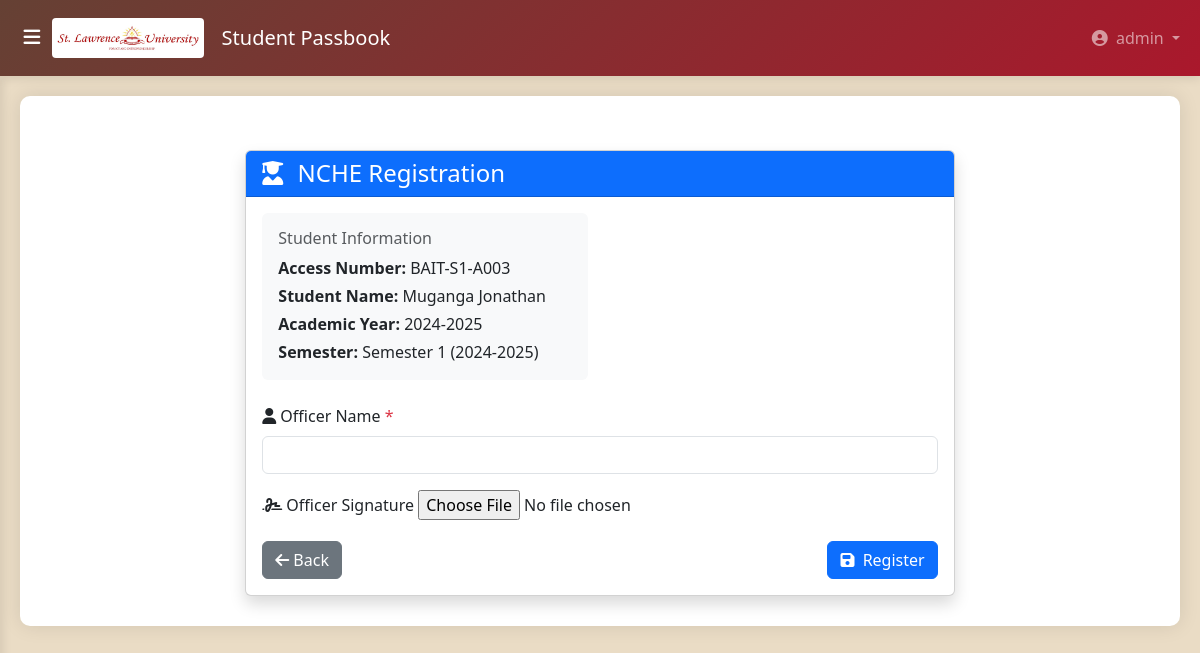
/passbook/nche-registration/student/BAIT-S1-A003/ (signed in), run on the app's committed database.
### accounts/models.py (models this page shows, shortened)
class User(AbstractUser):
    USER_TYPE_CHOICES = (
        ('sysadmin', 'System Administrator'),
        ('student', 'Student'),
        ('dean_of_students', 'Dean of Students'),
        ('finance_director', 'Finance Director'),
        ('academic_registrar', 'Academic Registrar'),
        ('head_of_department', 'Head of Department'),
        ('faculty_dean', 'Faculty Dean'),
        ('medical_officer', 'Medical Officer'),
        ('nche_officer', 'NCHE Officer'),
        ('lecturer', 'Lecturer'),  # Keep if needed
    )
    user_type = models.CharField(max_length=20, choices=USER_TYPE_CHOICES)
    phone_number = models.CharField(max_length=15, unique=True, blank=True, null=True)
    @property
    def is_sysadmin(self):
        return self.user_type == 'sysadmin'
    @property
    def is_student(self):
        return self.user_type == 'student'
    @property
    def is_dean_of_students(self):
        return self.user_type == 'dean_of_students'
    @property
    def is_finance_director(self):
        return self.user_type == 'finance_director'
    @property
    def is_academic_registrar(self):
        return self.user_type == 'academic_registrar'
    @property
    def is_head_of_department(self):
        return self.user_type == 'head_of_department'
    @property
    def is_medical_officer(self):
        return self.user_type == 'medical_officer'
    @property
    def is_nche_officer(self):
        return self.user_type == 'nche_officer'
    groups = models.ManyToManyField(
        'auth.Group',
        related_name="accounts_user_groups",
        blank=True,
    )
    user_permissions = models.ManyToManyField(
        'auth.Permission',
        related_name="accounts_user_permissions",
        blank=True,
    )

### pass_book/models.py (models this page shows, shortened)
class AccessNumber(models.Model):
    access_number = models.CharField(max_length=20, unique=True, primary_key=True)
    student = models.ForeignKey(
        Student,
        on_delete=models.CASCADE,
        related_name='access_numbers'
    )
    academic_year = models.ForeignKey('AcademicYear', on_delete=models.CASCADE)
    semester = models.ForeignKey('Semester', on_delete=models.CASCADE)
    year_of_study = models.IntegerField(validators=[MinValueValidator(1), MaxValueValidator(5)])
    generated_date = models.DateTimeField(auto_now_add=True)
    is_active = models.BooleanField(default=True)
    class Meta:
        unique_together = ['student', 'academic_year', 'semester']
        ordering = ['-generated_date']
    def __str__(self):
        return f"{self.access_number} - {self.student.name}"

class Student(models.Model):
    SESSION_CHOICES = [
        ('D', 'Day'),
        ('E', 'Evening'),
        ('W', 'Weekend'),
    ]
    id = models.UUIDField(primary_key=True, default=uuid.uuid4, editable=False)
    student_photo = models.ImageField(
        upload_to='student_photos/',
        blank=True,
        null=True,
        help_text="Upload a clear face photo of the student"
    )
    parent_guardian_photo = models.ImageField(
        upload_to='parent_photos/',
        blank=True,
        null=True,
        help_text="Upload a clear face photo of the parent or guardian"
    )
    name = models.CharField(max_length=200)
    program = models.ForeignKey(
        'Program',
        on_delete=models.PROTECT,
        related_name='students'
    )
    nationality = models.CharField(max_length=100)
    student_contact = models.CharField(max_length=20)
    parent_guardian_name = models.CharField(max_length=200, blank=True, null=True)
    parent_guardian_contact = models.CharField(max_length=20, blank=True, null=True)
    parent_guardian_signature = models.ImageField(upload_to='parent_signatures/', blank=True, null=True)
    signature = models.ImageField(upload_to='signatures/', blank=True, null=True)
    serial_number = models.CharField(max_length=50, blank=True, null=True)
    admission_year = models.PositiveIntegerField(help_text="Year of admission (e.g., 2024)")
    session = models.CharField(max_length=1, choices=SESSION_CHOICES, help_text="Study session")
    expected_graduation_year = models.IntegerField(blank=True, null=True)
    manual_received = models.BooleanField(default=False)
    manual_received_date = models.DateField(blank=True, null=True)
    registration_number = models.CharField(
        max_length=50,
        unique=True,
        help_text="Manual registration number (e.g., 909/24D/U/A001)"
    )
    program_code = models.CharField(max_length=10, blank=True, help_text="Copied from Program.code")
    student_number = models.CharField(max_length=10, blank=True, help_text="Sequential code like AA01")
    static_access_number = models.CharField(
        max_length=15,
        unique=True,
        blank=True,
        help_text="Format: COURSE-XXXX (e.g., BAGC-AA01)"
    )
    created_at = models.DateTimeField(auto_now_add=True)
    updated_at = models.DateTimeField(auto_now=True)
    user = models.OneToOneField(
        settings.AUTH_USER_MODEL,
        on_delete=models.CASCADE,
        related_name='student_profile',
        null=True,
        blank=True,
        help_text="Linked user account for this student"
    )
    class Meta:
        ordering = ['student_number']

class AcademicYear(models.Model):
    year_label = models.CharField(max_length=20, unique=True, help_text="e.g., 2023-2024")
    start_date = models.DateField()
    end_date = models.DateField()
    is_active = models.BooleanField(default=False)
    class Meta:
        ordering = ['-start_date']
    def __str__(self):
        return self.year_label

class Semester(models.Model):
    SEMESTER_CHOICES = [
        (1, 'Semester One'),
        (2, 'Semester Two'),
        (3, 'Semester Three'),
        (4, 'Semester Four'),
        (5, 'Semester Five'),
        (6, 'Semester Six'),
        (7, 'Semester Seven'),
        (8, 'Semester Eight'),
    ]
    number = models.IntegerField(choices=SEMESTER_CHOICES, validators=[MinValueValidator(1), MaxValueValidator(8)])
    academic_year = models.ForeignKey(AcademicYear, on_delete=models.CASCADE)
    start_date = models.DateField()
    end_date = models.DateField()
    is_active = models.BooleanField(default=False)
    class Meta:
        unique_together = ['number', 'academic_year']  # Prevent duplicate semester numbers in same year
        ordering = ['academic_year', 'number']
    def __str__(self):
        return f"Semester {self.number} ({self.academic_year.year_label})"

### pass_book/views.py (the view)
@login_required
def nche_registration_view(request, access_number):
    if not (request.user.is_nche_officer or request.user.is_sysadmin):
        raise PermissionDenied("Only an NCHE Officer or System Administrator can register students for NCHE.")
    access_num = get_object_or_404(AccessNumber, access_number=access_number)
    try:
        registration = access_num.nche_registration
    except NCHERegistration.DoesNotExist:
        registration = None
    if request.method == 'POST':
        form = NCHERegistrationForm(request.POST, request.FILES, instance=registration)
        if form.is_valid():
            registration = form.save(commit=False)
            registration.access_number = access_num
            registration.save()
            messages.success(request, 'NCHE registration completed successfully!')
            return redirect('pass_book:detail', access_number=access_number)
    else:
        form = NCHERegistrationForm(instance=registration)
    context = {
        'form': form,
        'access_number': access_num,
        'registration': registration
    }
    return render(request, 'student_registration/nche_registration_form.html', context)

### pass_book/forms.py
class NCHERegistrationForm(forms.ModelForm):
    class Meta:
        model = get_model('NCHERegistration')
        fields = ['officer_name', 'officer_signature']
        widgets = {
            'officer_name': forms.TextInput(attrs={'class': 'form-control'}),
        }

### templates/student_registration/nche_registration_form.html (shortened to what this page needs)
{% extends 'student_registration/base.html' %}
{% load static %}
{% block content %}
<div class="container mt-4">
    <div class="row justify-content-center">
        <div class="col-md-8">
            <div class="card shadow">
                <div class="card-header bg-primary text-white">
                    <h4 class="mb-0">
                        <i class="fas fa-user-graduate me-2"></i>
                        {% if registration %}
                            Edit NCHE Registration
                        {% else %}
                            NCHE Registration
                        {% endif %}
                    </h4>
                </div>
                <div class="card-body">
                    <div class="row mb-4">
                        <div class="col-md-6">
                            <div class="bg-light p-3 rounded">
                                <h6 class="text-muted mb-2">Student Information</h6>
                                <p class="mb-1"><strong>Access Number:</strong> {{ access_number.access_number }}</p>
                                <p class="mb-1"><strong>Student Name:</strong> {{ access_number.student.name }}</p>
                                <p class="mb-1"><strong>Academic Year:</strong> {{ access_number.academic_year }}</p>
                                <p class="mb-0"><strong>Semester:</strong> {{ access_number.semester }}</p>
                            </div>
                        </div>
                    </div>
                    <form method="post" enctype="multipart/form-data">
                        <div class="mb-3">
                            <label for="{{ form.officer_name.id_for_label }}" class="form-label">
                                <i class="fas fa-user me-1"></i>Officer Name <span class="text-danger">*</span>
                            </label>
                            {{ form.officer_name }}
                        </div>
                        <div class="mb-3">
                            <label for="{{ form.officer_signature.id_for_label }}" class="form-label">
                                <i class="fas fa-signature me-1"></i>Officer Signature
                            </label>
                            {{ form.officer_signature }}
                        </div>
                        <div class="d-flex justify-content-between align-items-center">
                            <a href="{% url 'pass_book:detail' access_number=access_number.access_number %}"
                               class="btn btn-secondary">
                                <i class="fas fa-arrow-left me-1"></i>Back
                            </a>
                            <div>
                                <button type="submit" class="btn btn-primary">
                                    <i class="fas fa-save me-1"></i>
                                    {% if registration %}Update{% else %}Register{% endif %}
                                </button>
                            </div>
                        </div>
                    </form>
                </div>
            </div>
        </div>
    </div>
</div>
{% endblock %}

### templates/student_registration/base.html (shortened to what this page needs)
<!DOCTYPE html>
<html lang="en">
<head>
    <link href="https://cdnjs.cloudflare.com/ajax/libs/bootstrap/5.3.0/css/bootstrap.min.css" rel="stylesheet">
    <link href="https://cdnjs.cloudflare.com/ajax/libs/font-awesome/6.5.0/css/all.min.css" rel="stylesheet">
    <link href="https://cdn.jsdelivr.net/npm/bootstrap-icons@1.11.1/font/bootstrap-icons.css" rel="stylesheet">
</head>
<body>
    <nav class="navbar navbar-expand-lg navbar-dark navbar-custom">
        <div class="container-fluid">
            <button id="sidebarToggle" class="d-flex align-items-center justify-content-center">
                <i class="fas fa-bars"></i>
            </button>
           <a class="navbar-brand mx-auto mx-lg-0" href="{% url 'pass_book:dashboard' %}">
                <div class="logo-container">
                    <img alt="SLAU Logo" class="logo">
                    <span class="ms-2">Student Passbook</span>
                </div>
            </a>
            <div class="collapse navbar-collapse" id="navbarNav">
                <ul class="navbar-nav ms-auto">
                    <li class="nav-item dropdown">
                        <a class="nav-link dropdown-toggle" href="#" id="navbarDropdown" role="button" data-bs-toggle="dropdown">
                            <i class="fas fa-user-circle me-1"></i>
                            {{ user.username|default:"User" }}
                        </a>
                    </li>
                </ul>
            </div>
        </div>
    </nav>
    <div class="container-fluid" id="main-content">
        <div class="content-wrapper">
            {% block content %}{% endblock %}
        </div>
    </div>
</body>
</html>

### templates/student_registration/base.html (style rules this page uses)
:root { --primary-color: #654134; --secondary-color: #aa182c; --success-color: #27ae60; --warning-color: #d5ba8c; --danger-color: #be2032; --light-bg: #eadcc5; --white: #ffffff; --sidebar-width: 250px; --navbar-height: 76px; }
body { background-color: var(--light-bg); font-family: 'Segoe UI', Tahoma, Geneva, Verdana, sans-serif; padding-top: var(--navbar-height); overflow-x: hidden; }
.navbar-custom { background: linear-gradient(135deg, var(--primary-color), var(--secondary-color)); box-shadow: 0 2px 10px rgba(0,0,0,0.1); position: fixed; top: 0; left: 0; right: 0; width: 100%; z-index: 1030; height: var(--navbar-height); }
.navbar-brand { display: flex; align-items: center; }
.logo-container { display: flex; align-items: center; }
.logo { height: 40px; width: auto; margin-right: 10px; border-radius: 4px; }
#main-content { margin-left: 0; transition: margin-left 0.3s ease; width: 100%; min-height: calc(100vh - var(--navbar-height)); padding: 0; overflow-x: hidden; }
.content-wrapper { background-color: var(--white); border-radius: 10px; box-shadow: 0 0 20px rgba(0,0,0,0.1); padding: 30px; margin: 20px; max-width: 100%; box-sizing: border-box; }
#sidebarToggle { color: var(--white); border: none; font-size: 1.2rem; background: transparent; cursor: pointer; transition: all 0.3s ease; width: 40px; height: 40px; border-radius: 50%; display: flex; align-items: center; justify-content: center; }
@media (min-width: 1200px) { .content-wrapper { max-width: calc(100vw - 40px); } }
* { box-sizing: border-box; }
html, body { max-width: 100%; overflow-x: hidden; }

### templates/student_registration/nche_registration_form.html (style rules this page uses)
.bg-light { background-color: #f8f9fa !important; }

### data on the page
User: username "admin"
AccessNumber: access_number "BAIT-S1-A003", student.name "Muganga Jonathan", academic_year "2024-2025", semester "Semester 1 (2024-2025)"
